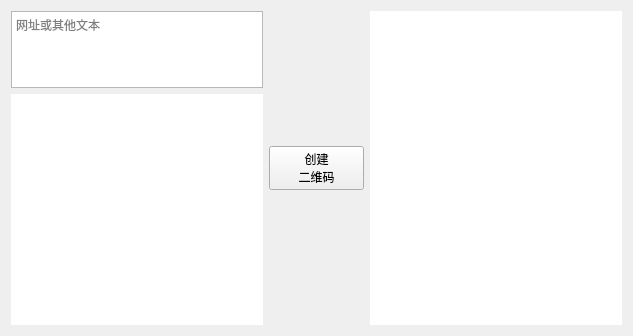
<?xml version="1.0" encoding="UTF-8"?>
<ui version="4.0">
 <class>MainWindow</class>
 <widget class="QWidget" name="MainWindow">
  <property name="geometry">
   <rect>
    <x>0</x>
    <y>0</y>
    <width>633</width>
    <height>336</height>
   </rect>
  </property>
  <property name="windowTitle">
   <string>艺术二维码生成器</string>
  </property>
  <property name="windowIcon">
   <iconset>
    <normaloff>images/window_icon.png</normaloff>images/window_icon.png</iconset>
  </property>
  <layout class="QHBoxLayout" name="horizontalLayout" stretch="42,16,42">
   <item>
    <layout class="QVBoxLayout" name="verticalLayout" stretch="25,75">
     <item>
      <widget class="QPlainTextEdit" name="plainTextEdit">
       <property name="placeholderText">
        <string>网址或其他文本</string>
       </property>
      </widget>
     </item>
     <item>
      <widget class="QWidget" name="widget" native="true">
       <property name="styleSheet">
        <string notr="true">#widget { background-color: white; }</string>
       </property>
      </widget>
     </item>
    </layout>
   </item>
   <item>
    <layout class="QVBoxLayout" name="verticalLayout_2">
     <item>
      <widget class="QPushButton" name="pushButton">
       <property name="text">
        <string>创建
二维码</string>
       </property>
      </widget>
     </item>
    </layout>
   </item>
   <item>
    <layout class="QVBoxLayout" name="verticalLayout_3">
     <item>
      <widget class="QWidget" name="widget_2" native="true">
       <property name="styleSheet">
        <string notr="true">#widget_2 { background-color: white; }</string>
       </property>
      </widget>
     </item>
    </layout>
   </item>
  </layout>
 </widget>
 <resources/>
 <connections/>
</ui>
